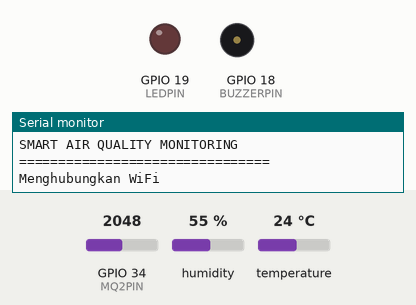
This sketch was run on a simulated ESP32. Shown: output pins drawn as LEDs (lit = HIGH), buzzer (waves = sounding, pin HIGH), the last lines printed to the serial monitor. The test bench sets the inputs (shaded band); at power-on: GPIO 34 (MQ2PIN) = 2048, humidity 55 %, temperature 24 °C. WiFi joins after 1.5 s; servers stay silent unless stated; web services answer with replies made up by the test bench.

Above: at 0.1 s.
At 1.6 s:
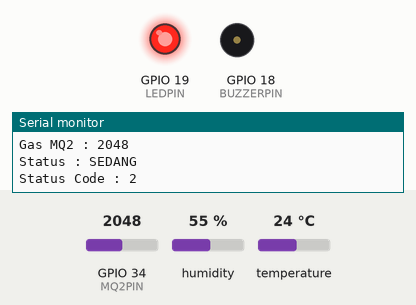
Timing chart, 0 to 3.1 s (numbered marks = the images above):
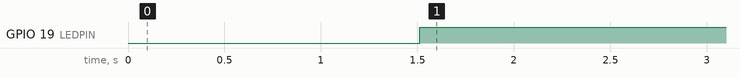

The sketch:

sketch.ino
```cpp
#include <WiFi.h>
#include <HTTPClient.h>
#include <DHT.h>

#define DHTPIN 15
#define DHTTYPE DHT22

#define MQ2PIN 34
#define LEDPIN 19
#define BUZZERPIN 18

const char* ssid = "Wokwi-GUEST";
const char* password = "";

String apiKey = "CNHIRY1SMA4SYZ0M";

DHT dht(DHTPIN, DHTTYPE);

void setup() {

  Serial.begin(115200);

  dht.begin();

  pinMode(LEDPIN, OUTPUT);
  pinMode(BUZZERPIN, OUTPUT);

  Serial.println("================================");
  Serial.println("SMART AIR QUALITY MONITORING");
  Serial.println("================================");

  WiFi.begin(ssid, password);

  Serial.print("Menghubungkan WiFi");

  while (WiFi.status() != WL_CONNECTED) {
    delay(500);
    Serial.print(".");
  }

  Serial.println();
  Serial.println("WiFi Connected!");
  Serial.print("IP Address : ");
  Serial.println(WiFi.localIP());

  Serial.println();
}

void loop() {

  float humidity = dht.readHumidity();
  float temperature = dht.readTemperature();

  int gasValue = analogRead(MQ2PIN);

  if (isnan(humidity) || isnan(temperature)) {

    Serial.println("Gagal membaca sensor DHT22");
    delay(2000);
    return;
  }

  String statusUdara;
  int statusCode;

  if (gasValue < 1000) {

    statusUdara = "BAIK";
    statusCode = 1;

    digitalWrite(LEDPIN, LOW);
    noTone(BUZZERPIN);

  }
  else if (gasValue < 2500) {

    statusUdara = "SEDANG";
    statusCode = 2;

    digitalWrite(LEDPIN, HIGH);
    noTone(BUZZERPIN);

  }
  else {

    statusUdara = "BURUK";
    statusCode = 3;

    digitalWrite(LEDPIN, HIGH);
    tone(BUZZERPIN, 1000);
  }

  Serial.println("================================");

  Serial.print("Suhu : ");
  Serial.print(temperature);
  Serial.println(" C");

  Serial.print("Kelembapan : ");
  Serial.print(humidity);
  Serial.println(" %");

  Serial.print("Gas MQ2 : ");
  Serial.println(gasValue);

  Serial.print("Status : ");
  Serial.println(statusUdara);

  Serial.print("Status Code : ");
  Serial.println(statusCode);

  if (WiFi.status() == WL_CONNECTED) {

    HTTPClient http;

    String url =
      "http://api.thingspeak.com/update?api_key=" + apiKey +
      "&field1=" + String(temperature) +
      "&field2=" + String(humidity) +
      "&field3=" + String(gasValue) +
      "&field4=" + String(statusCode);

    http.begin(url);

    int httpResponseCode = http.GET();

    Serial.print("ThingSpeak Response : ");
    Serial.println(httpResponseCode);

    http.end();
  }

  Serial.println();

  delay(20000);
}
```

Measured:
- by itself, GPIO 19 (LEDPIN): LOW → HIGH at 1.5 s
